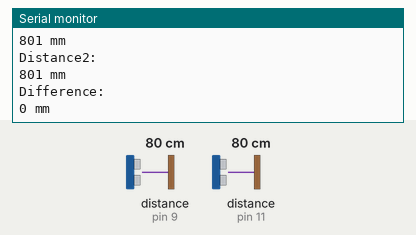
Simulated run of this sketch. Board: Arduino Uno, built with avr-gcc and run on an emulated ATmega328P. On the bench: the last lines printed to the serial monitor. Wiring (inferred from the names in the program): 2 × ultrasonic range finder: trigger pin 8, echo pin 9 / trigger pin 10, echo pin 11. Inputs (shaded band) come from the test bench; at power-on: distance to the obstacle (sensors on pin 9, pin 11) 80 cm. The echo pulse lasts 58.3 µs per cm.

Above: at 1.2 s.
1.3 s: distance to the obstacle (sensor on pin 9) set to 2 cm
At 2.1 s:
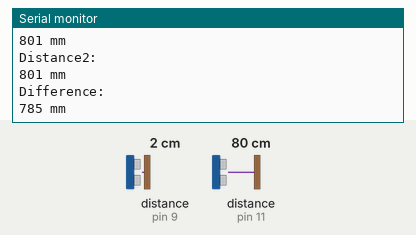
2.8 s: distance to the obstacle (sensor on pin 11) set to 2 cm
At 4.0 s:
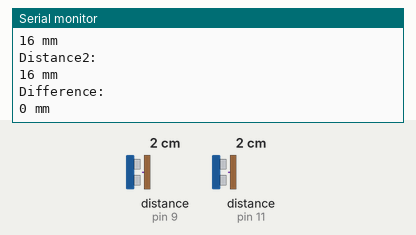
4.3 s: distance to the obstacle (sensor on pin 9) set to 4 cm
At 5.4 s:
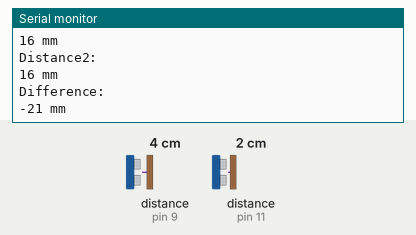
5.8 s: distance to the obstacle (sensor on pin 11) set to 4 cm
At 6.8 s:
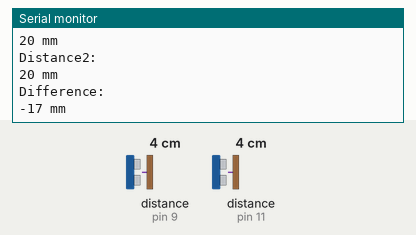
Timing chart, 0 to 8.3 s (numbered marks = the images above; inputs shaded):
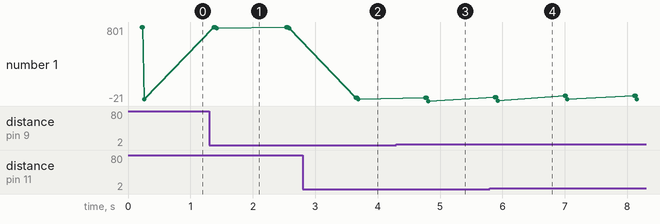

The sketch:

HC_SR04_Test.ino
```cpp
#define _echoPin1 11
#define _trigPin1 10
#define _echoPin2 9
#define _trigPin2 8
#define _ledPin1 2
#define _ledPin2 3

#define _uso 58.0
#define _delay 500
#define _measureSamples 10
#define _measureSampleDelay 5

void setup() {
  Serial.begin (9600);
  pinMode(_trigPin1, OUTPUT);
  pinMode(_echoPin1, INPUT);
  pinMode(_trigPin2, OUTPUT);
  pinMode(_echoPin2, INPUT);
  //pinMode(_ledPin1, OUTPUT);
  //pinMode(_ledPin2, OUTPUT);
}

void loop() {
  long distance1 = GetDistanceMm(_trigPin1, _echoPin1);
  long distance2 = GetDistanceMm(_trigPin2, _echoPin2);
  bool isEqual = IsEqual(8, distance1, distance2);
  digitalWrite(13, HIGH);   // turn the LED on (HIGH is the voltage level)
  delay(_delay);              // wait for a second
  digitalWrite(13, LOW);    // turn the LED off by making the voltage LOW
  delay(_delay);
 // SetLED(isEqual);
  //simulte driving delay
}

long GetSingleDistanceMm(int trigPin, int echoPin)
{
  long duration, distance;
  //we turn on the US_pulse
  digitalWrite(trigPin, HIGH);
  //wait for 11 µs
  delayMicroseconds(11);
  //we turn off the US_pulse
  digitalWrite(trigPin, LOW);
  //we then read the echo of the US_Pulse...note this is returned in MicroSeconds
  duration = pulseIn(echoPin, HIGH);
  distance =  (long) (((float) duration / _uso) * 10.0);
  return distance;
}

long GetDistanceMm(int trigPin, int echoPin)
{
  long measureSum = 0;
  for (int i = 0; i < _measureSamples; i++)
  {
    delay(_measureSampleDelay);
    measureSum += GetSingleDistanceMm(trigPin, echoPin);
  }
  return measureSum / _measureSamples;
}

bool IsEqual(long maxDiff, long distance1, long distance2)
{
  bool isEqual;
  long diff = distance1 - distance2;
  Serial.println("Distance1: ");
  Serial.print(distance1);
  Serial.println(" mm");

  Serial.println("Distance2: ");
  Serial.print(distance1);
  Serial.println(" mm");

  Serial.println("Difference: ");
  Serial.print(diff);
  Serial.println(" mm");

  if (diff < maxDiff && diff > -maxDiff) {
    isEqual = true;
  }
  else
  {
    isEqual = false;
  }
  return isEqual;
}

void SetLED(bool isOn)
{

  if(isOn == true)
  {
    digitalWrite(_ledPin1,HIGH);
    digitalWrite(_ledPin2,LOW);
  }
  else
  {
    digitalWrite(_ledPin2,HIGH);
    digitalWrite(_ledPin1,LOW);
  }
}
```

Measured:
- after the input at 1.3 s, the serial monitor: prints a new line after 0.12 s (image 1)
- after the input at 2.8 s, the serial monitor: prints a new line after 0.85 s (image 2)
- after the input at 4.3 s, the serial monitor: prints a new line after 0.51 s (image 3)
- after the input at 5.8 s, the serial monitor: prints a new line after 0.08 s (image 4)
- plotted number 1: 0 → 785 after the input at 1.3 s, 0 → -21 after the input at 4.3 s
